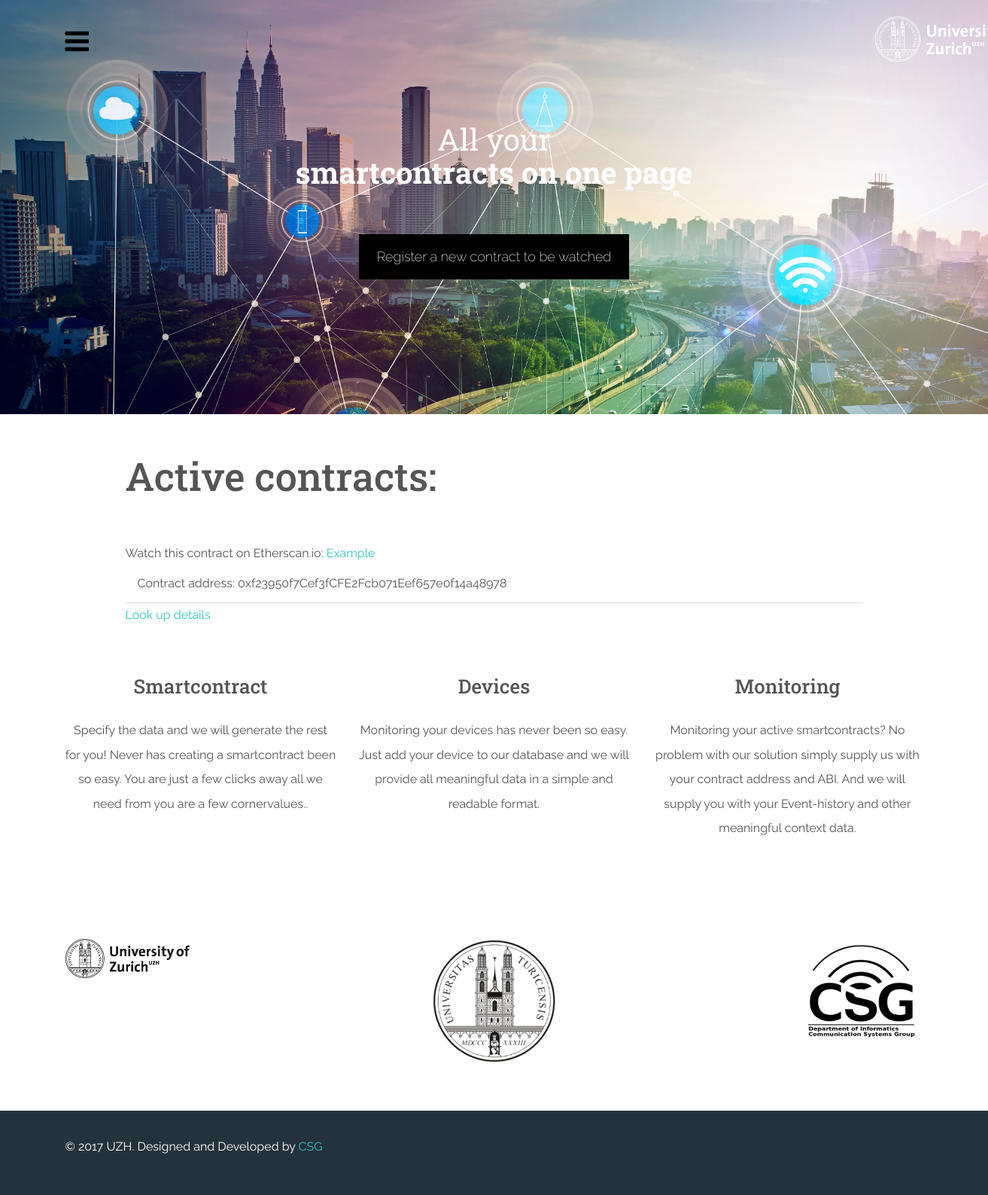
Screenshot of /smartGenerator/cotracts with the database file from the repository.
### smartpollution/models.py (models this page shows, shortened)
class Contract(models.Model):
    contract_name=models.CharField(max_length=200, null=True)
    contract_address=models.CharField(max_length=42, null=True)#42 since a contract address with 0x is len(add)=42 e.g. 0x3B03c46Dfc878FeF9fAe8de4E32a6718f2E250e9
    contract_abi=models.CharField(max_length=2000,null=True)

### smartpollution/views.py (the view)
def contract_monitor(request):
    try:
        arguments = {}
        arguments['contracts'] = Contract.objects.all()
        return render(request, 'smartpollution/contracts.html', arguments)
    except:
        return return_problem_page(request)

### smartpollution/templates/smartpollution/contracts.html (shortened to what this page needs)
<!DOCTYPE html>
<html lang="en">
<head>
    {% load static %}
    <link rel="stylesheet" href="{% static 'smartpollution/w3.css' %}">
    <link href="{% static 'bootstrap/css/theme.css' %}" rel="stylesheet">
    <link href="{% static 'smartpollution/style.css' %}" rel="stylesheet">
    <link rel="stylesheet" href="https://cdnjs.cloudflare.com/ajax/libs/typicons/2.0.8/typicons.min.css">
    <link rel="stylesheet" href="https://maxcdn.bootstrapcdn.com/font-awesome/4.7.0/css/font-awesome.min.css">
    <link rel="stylesheet" href="{% static 'assets/css/pushy.css' %}">
    <link rel="stylesheet" href="{% static 'assets/css/masonry.css' %}">
    <link rel="stylesheet" href="{% static 'assets/css/animate.css' %}">
    <link rel="stylesheet" href="{% static 'assets/css/magnific-popup.css' %}">
    <link rel="stylesheet" href="{% static 'assets/css/odometer-theme-default.css' %}">
</head>
<body class="">
<header id="home">
    <div class="container-fluid">
        <div class="container">
            <div class="row">                <div class="col-md-3 col-xs-10">                    <div class="menu-btn"><span class="hamburger"><i class="fa fa-bars"></i></span></div>                </div>                <div class="col-md-1 col-md-offset-8 col-xs-2 text-center">                    <a href="http://www.uzh.ch" class="thumbnail logo">                        <img src="{% static 'images/uzh_logo_long.png' %}" alt="" class="img-responsive">                    </a>                </div>            </div>
            <div class="jumbotron">
                <h1>
                    <small>All your</small>
                    <strong>smartcontracts on one page</strong></h1>
                <p>
                    <a href="{% url 'smartpollution:register_contract' %}" button
                       class="w3-button w3-black w3-padding-large w3-large w3-margin-top">Register a new contract to be
                        watched</a>
                </p>
            </div>
        </div>
    </div>
</header>
<section id="feat">
    <div class="container">
        <div class="w3-content">
            <br class="w3-twothird">
            <h1>Active contracts:</h1>
            {% for contract in contracts %}
                <ul class="w3-ul">
                    Watch this contract on Etherscan.io: <a id=link{{ contract.id }}
                                                            href='https://google.com'>{{ contract.contract_name }}</a>
                    <li>Contract address: {{ contract.contract_address }}</li>
                </ul>
                <a href="{% url 'smartpollution:detail_contract' contract.id %}">Look up details</a>
                <br>
            {% endfor %}
        </div>
    </div>
</section>
<section id="feat">
    <div class="container">
        <div class="row features">
            <div class="col-md-4 text-center wow fadeInUp" data-wow-delay="100ms">
                <h4>Smartcontract</h4>
                <p>Specify the data and we will generate the rest for you! Never has creating a smartcontract been so
                    easy. You are just a few clicks away all we need from you are a few cornervalues..</p>
            </div>
            <div class="col-md-4 text-center wow fadeInUp" data-wow-delay="300ms">
                <h4>Devices</h4>
                <p>Monitoring your devices has never been so easy. Just add your device to our database and we will
                    provide all meaningful data in a simple and readable format.</p>
            </div>
            <div class="col-md-4 text-center wow fadeInUp" data-wow-delay="500ms">
                <h4>Monitoring</h4>
                <p>Monitoring your active smartcontracts? No problem with our solution simply supply us with your
                    contract address and ABI. And we will supply you with your Event-history and other meaningful
                    context data.</p>
            </div>
        </div>
    </div>
</section>
<section class="clients wow fadeInUp" data-wow-delay="300ms">    <div class="container">        <div class="row">            <div class="col-md-2">                <img src="{% static 'images/uzh_logo_long_black.png' %}" class="img-responsive"/>            </div>            <div class="col-md-2 col-md-offset-3">                <img src="{% static 'images/logoUZH.png' %}" class="img-responsive"/>            </div>            <div class="col-md-2 col-md-offset-3">                <img src="{% static 'images/logo-csg.png' %}" class="img-responsive"/>            </div>        </div>    </div></section>
<footer>
    <div class="container">
        <div class="row">
            <div class="col-md-8">
                <p>© 2017 UZH. Designed and Developed by <a target="_blank" href="https://github.com/Communication-Systems-Group/">CSG</a></p>
            </div>
            <div class="col-md-4">
                <p class="text-right social">
                </p>
            </div>
        </div>
    </div>
</footer>
</body>
</html>

### smartpollution/static/smartpollution/w3.css (style rules this page uses)
html { box-sizing:border-box }
*,*:before,*:after { box-sizing:inherit }
html { -ms-text-size-adjust:100%;-webkit-text-size-adjust:100% }
body { margin:0 }
article,aside,details,figcaption,figure,footer,header,main,menu,nav,section,summary { display:block }
a { background-color:transparent;-webkit-text-decoration-skip:objects }
small { font-size:80% }
img { border-style:none }
html,body { font-family:Verdana,sans-serif;font-size:15px;line-height:1.5 }
html { overflow-x:hidden }
h1,h2,h3,h4,h5,h6,.w3-slim,.w3-wide { font-family:"Segoe UI",Arial,sans-serif }
h1 { font-size:36px }
h4 { font-size:20px }
h1,h2,h3,h4,h5,h6 { font-weight:400;margin:10px 0 }
img { margin-bottom:-5px }
a { color:inherit }
.w3-btn,.w3-btn-block,.w3-button { border:none;display:inline-block;outline:0;padding:6px 16px;vertical-align:middle;overflow:hidden;text-decoration:none!important;color:#fff;background-color:#000;text-align:center;cursor:pointer;white-space:nowrap }
.w3-button { color:#000;background-color:#f1f1f1;padding:8px 16px }
.w3-btn,.w3-btn-floating,.w3-btn-floating-large,.w3-closenav,.w3-opennav,.w3-btn-block,.w3-button { -webkit-touch-callout:none;-webkit-user-select:none;-khtml-user-select:none;-moz-user-select:none;-ms-user-select:none;user-select:none }
ul.w3-ul { list-style-type:none;padding:0;margin:0 }
ul.w3-ul li { padding:8px 16px;border-bottom:1px solid #ddd }
.w3-content { max-width:980px;margin:auto }
.w3-large { font-size:18px!important }
.w3-margin-top { margin-top:16px!important }
.w3-padding-large { padding:12px 24px!important }
.w3-black,.w3-hover-black:hover { color:#fff!important;background-color:#000!important }

### smartpollution/static/smartpollution/style.css (style rules this page uses)
h1, h2, h3, h4, h5, h6 { font-family: 'Roboto Slab', serif; }
h1, h2, h3, h4, h5, h6 { margin-bottom: 1.1em; text-overflow: ellipsis; }
.features, .blog, .gallery, .clients, .prefooter .container-fluid { padding-top: 3.3em; padding-bottom: 4.2em; }
header .container-fluid { background-image: url(../images/IOTbetterRes.jpg); background-repeat: no-repeat; background-size: cover; height: 550px; padding-top: 18px; }
.hamburger { font-size: 2.3em; color: #000; }
.logo { background: none; border: 0px; height: 50px; width: 200px; }
.jumbotron { background: none; text-align: center; }
.jumbotron h1, .jumbotron h2, .jumbotron h3, .jumbotron h4, .jumbotron h5, .jumbotron h6, .jumbotron small { color: #FFFFFF; font-size: 40px; }
.jumbotron p { color: #FFFFFF; margin-bottom: 2%; }
footer { background-color: rgba(36, 50, 59, 1); padding-top: 2em; padding-bottom: 1.2em; }
footer h1, footer h2, footer h3, footer h4, footer h5, footer h6, footer p { color: #FFFFFF; }
.social { padding-top: 50px; }

### smartpollution/static/assets/css/masonry.css (style rules this page uses)
* { -webkit-box-sizing: border-box; -moz-box-sizing: border-box; box-sizing: border-box; }

### rows the page displays
Contract: contract_name "Example", contract_address "0xf23950f7Cef3fCFE2Fcb071Eef657e0f14a48978"
